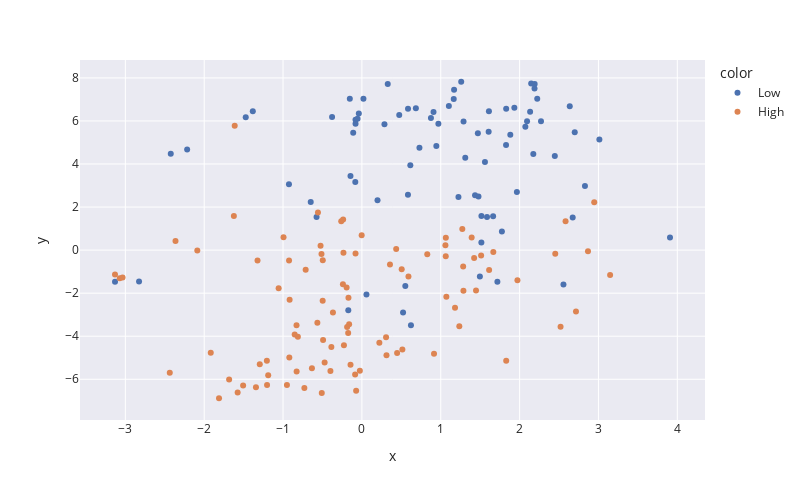

Notebook code cell kept with this figure:
### Markdown cell above
Plot a scatter plot of  interesting aspect clustering.

### Code cell
# Plot with plotly
# {0: Economic, 1: Environment; 2: Health, 3: Human, 4: Politic, 5: All}
i = 5
fig = px.scatter(x = X[i], y = Y[i], color = dataFrame[i].iloc[:,-1],  hover_name=country, 
                template = 'seaborn', width = 800, height = 500
                )

fig.show()

### Figure 1 — Plotly figure (JSON) as saved in the notebook; plotly's stock layout.template omitted (floating-point values rounded to 4 significant figures)
{"data": [{"hovertemplate": "<b>%{hovertext}</b><br><br>color=Low<br>x=%{x}<br>y=%{y}<extra></extra>", "hovertext": ["Afghanistan", "Angola", "Azerbaijan", "Bahrain", "Bangladesh", "Barbados", "Belize", "Benin", "Botswana", "Bulgaria", "Burkina Faso", "Burundi", "Cambodia", "Cameroon", "Central African Republic", "Chad", "Comoros", "Congo (Dem. Rep.)", "Congo (Rep.)", "Cote d'Ivoire", "Djibouti", "Dominican Republic", "Egypt", "Equatorial Guinea", "Eritrea", "Eswatini", "Ethiopia", "Gabon", "Gambia, The", "Ghana", "Guatemala", "Guinea", "Guinea-Bissau", "Haiti", "Iran", "Iraq", "Kenya", "Korea (Dem. People’s Rep.)", "Laos", "Lebanon", "Lesotho", "Liberia", "Libya", "Madagascar", "Malawi", "Mali", "Mauritania", "Mauritius", "Moldova", "Mongolia", "Mozambique", "Myanmar", "Nepal", "Niger", "Nigeria", "North Macedonia", "Pakistan", "Papua New Guinea", "Philippines", "Qatar", "Rwanda", "Senegal", "Sierra Leone", "Solomon Islands", "Somalia", "South Africa", "South Sudan", "Sudan", "Syria", "Tajikistan", "Tanzania", "Timor-Leste", "Togo", "Turkmenistan", "Uganda", "Venezuela", "Yemen", "Zambia", "Zimbabwe"], "legendgroup": "Low", "marker": {"color": "rgb(76,114,176)", "symbol": "circle"}, "mode": "markers", "name": "Low", "orientation": "v", "showlegend": true, "type": "scatter", "x": [0.7298, 0.5851, 1.515, -2.826, 1.966, 0.6223, 1.718, 2.271, -2.216, -0.1725, 2.133, 0.6843, -0.08372, 0.9083, 1.26, 2.189, 1.882, 1.165, 0.01959, 2.095, 3.012, 1.496, 1.664, 0.3277, 1.471, -1.384, 0.2862, -0.1532, 2.073, 2.174, -0.5748, 1.103, 1.933, 1.607, 1.587, 1.478, -0.08061, 0.5842, -0.1448, 1.775, -1.473, 1.83, 1.224, 0.97, -0.08112, 1.611, 2.699, 0.5221, 0.5507, 2.556, -0.03912, 0.6142, -0.925, 2.636, 2.224, 0.0579, 1.561, 1.828, 2.673, -3.131, -0.1101, 2.447, 1.169, 3.907, 2.191, -2.424, 2.147, 0.9441, 1.435, -0.649, 0.8756, 2.829, 1.289, 1.516, -0.05503, 0.198, 1.311, -0.3779, 0.4737], "xaxis": "x", "y": [4.75, 6.569, 0.3554, -1.464, 2.703, -3.486, -1.467, 5.989, 4.671, -2.797, 6.425, 6.593, 3.168, 6.414, 7.822, 7.513, 5.356, 7.015, 7.036, 5.986, 5.137, -1.23, 1.572, 7.719, 5.432, 6.454, 5.845, 7.028, 5.728, 4.465, 1.54, 6.692, 6.619, 5.5, 1.538, 2.486, 5.868, 2.569, 3.44, 0.8589, 6.169, 6.566, 2.469, 5.865, 6.061, 6.451, 5.476, -2.897, -1.662, -1.593, 6.345, 3.937, 3.065, 6.683, 7.037, -2.064, 4.089, 4.88, 1.517, -1.467, 5.454, 4.375, 7.449, 0.5901, 7.722, 4.473, 7.74, 4.839, 2.546, 2.241, 6.138, 2.979, 5.97, 1.582, 6.105, 2.315, 4.286, 6.18, 6.274], "yaxis": "y"}, {"hovertemplate": "<b>%{hovertext}</b><br><br>color=High<br>x=%{x}<br>y=%{y}<extra></extra>", "hovertext": ["Albania", "Algeria", "Argentina", "Armenia", "Australia", "Austria", "Bahamas", "Belarus", "Belgium", "Bhutan", "Bolivia", "Bosnia and Herzegovina", "Brazil", "Brunei Darussalam", "Cabo Verde", "Canada", "Chile", "China", "Colombia", "Costa Rica", "Croatia", "Cuba", "Cyprus", "Czech Republic", "Denmark", "Ecuador", "El Salvador", "Estonia", "Fiji", "Finland", "France", "Georgia", "Germany", "Greece", "Guyana", "Honduras", "Hungary", "Iceland", "India", "Indonesia", "Ireland", "Israel", "Italy", "Jamaica", "Japan", "Jordan", "Kazakhstan", "Korea (Rep.)", "Kosovo", "Kuwait", "Kyrgyzstan", "Latvia", "Lithuania", "Luxembourg", "Malaysia", "Maldives", "Malta", "Mexico", "Montenegro", "Morocco", "Namibia", "Netherlands", "New Zealand", "Nicaragua", "Norway", "Oman", "Panama", "Paraguay", "Peru", "Poland", "Portugal", "Romania", "Russia", "Saudi Arabia", "Serbia", "Singapore", "Slovakia", "Slovenia", "Spain", "Sri Lanka", "Suriname", "Sweden", "Switzerland", "Taiwan", "Thailand", "Trinidad and Tobago", "Tunisia", "Turkiye", "Ukraine", "United Arab Emirates", "United Kingdom", "United States", "Uruguay", "Uzbekistan", "Vietnam"], "legendgroup": "High", "marker": {"color": "rgb(221,132,82)", "symbol": "circle"}, "mode": "markers", "name": "High", "orientation": "v", "showlegend": true, "type": "scatter", "x": [-1.056, 1.274, -0.2406, 0.5049, -1.188, -0.8278, 1.181, 2.452, -0.0859, -1.624, -0.002933, -0.1939, -1.324, 2.715, 1.447, -1.684, 0.3064, -2.364, -0.9239, 1.235, -0.8289, 2.867, 0.2214, -0.2278, -0.9506, -0.5124, -0.5242, -1.295, -0.08079, -1.203, -0.4727, -0.9166, -0.3992, -0.5648, 1.973, -0.262, -0.1619, -1.812, 2.946, 2.583, -0.5087, 0.9147, -0.4921, 1.288, -0.1442, 1.065, 1.512, 0.3119, 1.284, -3.071, -0.5571, -0.8522, -0.8121, -0.0729, 1.613, 3.148, 0.5134, 0.3562, -0.4974, 1.059, -1.613, -0.0259, -1.506, -0.2378, -1.576, -3.035, -0.7132, -0.9939, -0.4961, -0.1875, -1.205, -0.3671, -2.087, -3.131, -0.1704, 1.83, -0.1741, -0.3871, -0.9202, 0.4348, -0.2338, -1.343, -0.7296, 0.4468, 1.423, 1.071, 1.064, 0.829, 0.5905, 2.52, -0.6338, -2.436, -1.917, 1.392, 1.667], "xaxis": "x", "y": [-1.774, 0.9759, -1.587, -0.8923, -5.82, -5.638, -2.68, -0.1726, -5.774, 1.585, 0.6916, -1.735, -0.4772, -2.847, -1.882, -6.01, -4.051, 0.4225, -0.4812, -3.534, -3.49, -0.05319, -4.3, -4.425, -6.27, -0.179, 0.203, -5.3, -0.1632, -6.272, -5.221, -2.309, -5.613, -3.378, -1.399, 1.335, -3.444, -6.882, 2.223, 1.337, -6.634, -4.818, -4.179, -1.883, -5.321, 0.5766, -0.2525, -4.879, -0.7664, -1.312, 1.75, -3.924, -4.027, -6.537, -0.9265, -1.157, -4.612, -0.6679, -2.352, 0.2254, 5.779, -5.611, -6.286, 1.427, -6.619, -1.277, -0.9159, 0.595, -0.4668, -3.576, -5.144, -2.896, -0.01624, -1.133, -2.211, -5.139, -3.846, -4.498, -4.989, 0.04977, -0.1253, -6.37, -6.405, -4.784, -0.3618, -2.169, -0.2817, -0.191, -1.227, -3.558, -5.487, -5.699, -4.772, 0.5831, -0.09126], "yaxis": "y"}], "layout": {"height": 500, "legend": {"title": {"text": "color"}, "tracegroupgap": 0}, "margin": {"t": 60}, "width": 800, "xaxis": {"anchor": "y", "domain": [0, 1], "title": {"text": "x"}}, "yaxis": {"anchor": "x", "domain": [0, 1], "title": {"text": "y"}}}}
